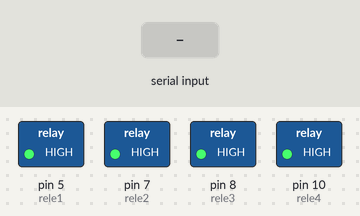
Simulated run of this sketch. Board: Arduino Uno, built with avr-gcc and run on an emulated ATmega328P. Parts: switched loads named in the sketch (green lamp = pin HIGH). The test bench sets the inputs (shaded band).

Above: at 1.2 s.
1.3 s: "4" received over Serial
At 2.5 s:
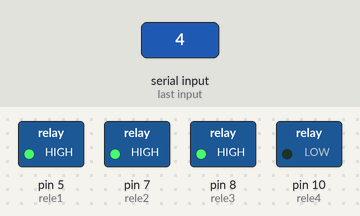
2.8 s: "3" received over Serial
At 3.7 s:
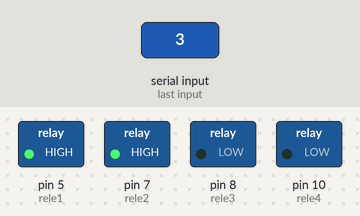
4.3 s: "2" received over Serial
At 4.8 s:
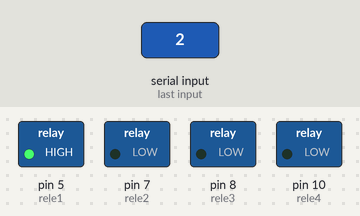
5.8 s: "1" received over Serial
At 7.0 s:
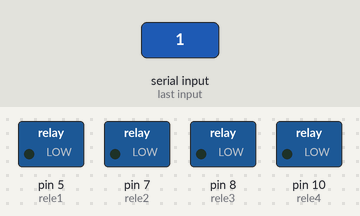
7.3 s: "4" received over Serial
At 8.3 s:
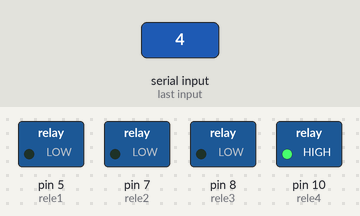
8.8 s: "3" received over Serial
At 9.5 s:
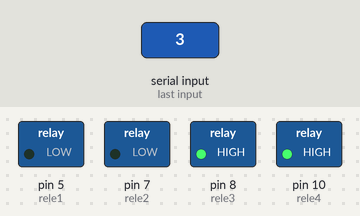
Timing chart, 0 to 11.3 s (numbered marks = the images above; inputs shaded):
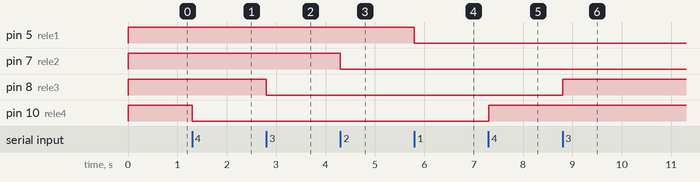

Measured:
- after the input at 1.3 s, pin 10 (rele4): HIGH → LOW at once
- after the input at 2.8 s, pin 8 (rele3): HIGH → LOW at once
- after the input at 4.3 s, pin 7 (rele2): HIGH → LOW at once
- after the input at 5.8 s, pin 5 (rele1): HIGH → LOW at once
- after the input at 7.3 s, pin 10 (rele4): LOW → HIGH at once
- after the input at 8.8 s, pin 8 (rele3): LOW → HIGH at once

The sketch:

_4Rele.ino
```cpp
int rele1 = 5;
int rele2 = 7;
int rele3 = 8;
int rele4 = 10;

boolean out1, out2, out3, out4;

void setup()
{
  Serial.begin(9600);
  pinMode(10, OUTPUT);
  pinMode(8, OUTPUT);
  pinMode(7, OUTPUT);
  pinMode(5, OUTPUT);

  digitalWrite(rele1, HIGH);
  digitalWrite(rele2, HIGH);
  digitalWrite(rele3, HIGH);
  digitalWrite(rele4, HIGH);
  out1 = false;
  out2 = false;
  out3 = false;
  out4 = false;
}

void loop()
{

  if (Serial.available())
  {

    int c = Serial.read();
    if (c == '4')
    {
      if (out4 == false){
        digitalWrite(rele4, LOW);
        out4 = true;
      }
      else{
        digitalWrite(rele4, HIGH);
        out4 = false;
      }
    }

    if (c == '3')
    {
      if (out3 == false){
        digitalWrite(rele3, LOW);
        out3 = true;
      }
      else{
        digitalWrite(rele3, HIGH);
        out3 = false;
      }
    }

    if (c == '2')
    {
      if (out2 == false){
        digitalWrite(rele2, LOW);
        out2 = true;
      }
      else{
        digitalWrite(rele2, HIGH);
        out2 = false;
      }
    }

    if (c == '1')
    {
      if (out1 == false){
        digitalWrite(rele1, LOW);
        out1 = true;
      }
      else{
        digitalWrite(rele1, HIGH);
        out1 = false;
      }
    }
  }
}
```
